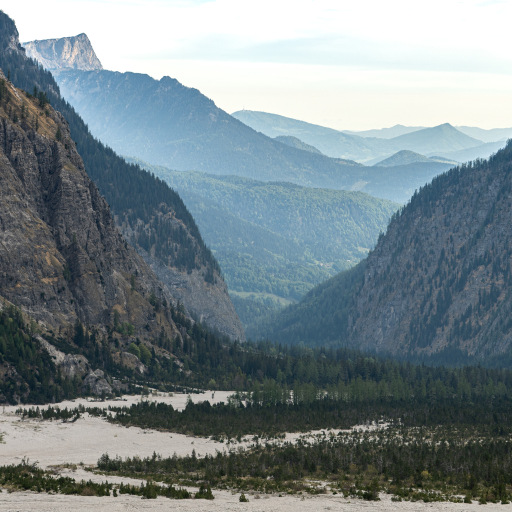
#> input picture code/figures/fig1_assets_open/real_full.png, 1024 x 1024 px (shown at 1/2 size)
$ python fig_overview.py
#> lines starting #> are read from the running program, lines starting #| are printed output that depends on the picture
"""Figure 1 (v2): what the paper measures, and its two central findings.
(a) The instrument, on images that may be published openly: a CC0 camera photograph (Wikimedia Commons) and an SDXL
    image we generated from a description of it, decoded with SDXL's 1.0 autoencoder (the median of three seeds;
    make_fig1_assets.py). Both are copied by an autoencoder round trip R at native resolution; the copies are visually
    identical to the inputs. A frozen DINOv3 reads both; the bars give how far the class token moves (cosine distance,
    mean over layers 8-18) under the generated image's own decoder (SDXL 1.0) and under the 0.9 version of it.
    Outputs: the training-free score and the two heads trained on real images only.
(b) Where: AUROC of the training-free signal per DINOv3 layer, GenImage mean over 8 generators (blue, 95% band), and
    blurred reals vs reals (grey; high = mistakes blur for generation). Cache: runs/dv/layers_full/boot.npz.
(c) Which decoder: training-free TPR at 5% FPR with the generator's exact decoder (filled) vs a near-identical
    version of it (open). Synthbuster: lossless, no re-save. GenImage: every image re-saved as JPEG q95 first (its reals are
    JPEG and its fakes PNG; runs/dv/bank_q95). Chameleon: best of seven autoencoders.
    anchor/bin/python figures/fig_overview.py
"""
import os, sys
from pathlib import Path
import numpy as np

ROOT = Path(__file__).resolve().parents[1]; sys.path.insert(0, str(Path(__file__).parent)); os.chdir(ROOT)
from style import *          # noqa: F401,F403
from matplotlib.patches import FancyBboxPatch, FancyArrowPatch, Rectangle
from PIL import Image

AS = Path("figures/fig1_assets_open")   # CC0 photograph + our own SDXL image (make_fig1_assets.py)
LAYERS = list(range(2, 25, 2))


def arrow(fig, x0, y0, x1, y1, text=None, dy=0.0):
    fig.patches.append(FancyArrowPatch((x0, y0), (x1, y1), transform=fig.transFigure, arrowstyle="-|>",
                                       mutation_scale=7, lw=0.8, color=INK2))
    if text:
        fig.text((x0 + x1) / 2, (y0 + y1) / 2 + dy, text, ha="center", va="bottom", fontsize=6.3, color=INK2,
                 linespacing=1.15)


def thumb(fig, path, x, y, s, label=None, box=None):
    """box: side of the centred native-resolution view, as a fraction of the image, outlined on the thumbnail."""
    W, H = fig.get_size_inches()
    im = Image.open(path).convert("RGB"); w, h = im.size
    ax = fig.add_axes([x, y, s, s * W / H]); ax.imshow(im.resize((512, 512), Image.LANCZOS) if w > 512 else im)
    ax.set_xticks([]); ax.set_yticks([])
    if box:
        n = 512 if w > 512 else w; b = box * n
        ax.add_patch(Rectangle(((n - b) / 2, (n - b) / 2), b, b, fill=False, edgecolor="white", lw=0.9))
    for sp in ax.spines.values():
        sp.set_visible(True); sp.set_color(MUTED); sp.set_linewidth(0.5)
    if label:
        ax.set_title(label, fontsize=6.3, fontweight="normal", color=INK2, pad=2, loc="center")
    return ax


PHOTOS = os.environ.get("FIG1_PICTOGRAMS") != "1"   # default: the openly licensed images; FIG1_PICTOGRAMS=1 draws pictograms


# [15 lines left out: function pictogram, not called in this run]


def panel_a(fig):
    W, H = fig.get_size_inches(); s = 0.105; hs = s * W / H
    yr, yf = 0.735, 0.515                      # bottom of the real / generated rows
    fig.text(0.0, 0.985, "a  Measuring the déjà vu", fontsize=8.5, fontweight="bold", va="top")
    for y, lab in ((yr, "real photograph"), (yf, "generated (SDXL)")):
        fig.text(0.0, y + hs / 2, lab, fontsize=6.6, color=INK2, va="center", rotation=90, ha="left")
    if PHOTOS:
        thumb(fig, AS / "real_full.png", 0.03, yr, s, "image (box: view $v$)", box=0.25)
        thumb(fig, AS / "fake_full.png", 0.03, yf, s, box=0.25)
        thumb(fig, AS / "real_copy_v10.png", 0.235, yr, s, "copy $R(v)$ of the view"); thumb(fig, AS / "fake_copy_v10.png", 0.235, yf, s)
    else:
        pictogram(fig, 0.03, yr, s, MUTED, "image $v$"); pictogram(fig, 0.03, yf, s, BLUE)
        pictogram(fig, 0.235, yr, s, MUTED, "copy $R(v)$"); pictogram(fig, 0.235, yf, s, BLUE)
    for y in (yr, yf):
        arrow(fig, 0.14, y + hs / 2, 0.23, y + hs / 2)
    fig.text(0.185, yf + hs + 0.045, "autoencoder\nround trip $R$\n(native crop)", ha="center", va="center",
             fontsize=6.2, color=INK2, linespacing=1.1)
    # frozen backbone: stack of layers, intermediate ones highlighted
    x0, w = 0.405, 0.115; yb, hb = yf, yr + hs - yf
    arrow(fig, 0.345, yr + hs / 2, x0 - 0.005, yr + hs / 2); arrow(fig, 0.345, yf + hs / 2, x0 - 0.005, yf + hs / 2)
    fig.text(0.375, yr + hs / 2 + 0.012, "$v$, $R(v)$", ha="center", va="bottom", fontsize=6.0, color=INK2)
    n = len(LAYERS)
    for i, L in enumerate(LAYERS):
        mid = 8 <= L <= 18
        fig.patches.append(Rectangle((x0, yb + i * hb / n), w, hb / n * 0.78, transform=fig.transFigure,
                                     facecolor=BLUE if mid else GRID, alpha=0.55 if mid else 1.0, lw=0))
    fig.text(x0 + w / 2, yb + hb + 0.012, "frozen DINOv3\n(24 blocks)", ha="center", va="bottom", fontsize=6.3,
             color=INK2, linespacing=1.1)
    fig.text(x0 + w + 0.006, yb + hb * (4.5 / n), "class token,\nlayers 8–18", fontsize=6.0, color=BLUE, va="center",
             linespacing=1.1)
    fig.text(x0 + w + 0.006, yb + hb * (11.2 / n), "final layer", fontsize=6.0, color=MUTED, va="center")
    # read-out: how far the class token moves
    d = np.load(AS / "layer_dist.npz"); Lm = [8, 10, 12, 14, 16, 18]
    m = {k: float(np.mean(d[k][Lm])) for k in d}
    bx = 0.625; sc = 0.15 / max(m["real_v10"], m["fake_v09"])      # longest bar 0.15 of the figure width
    fig.text(bx, yr + hs + 0.012, "how far it moves\n$1-\\cos(\\phi(v), \\phi(R(v)))$", fontsize=6.2, color=INK2,
             va="bottom", linespacing=1.15)
    arrow(fig, 0.583, yr + hs / 2, bx - 0.004, yr + hs / 2); arrow(fig, 0.583, yf + hs / 2, bx - 0.004, yf + hs / 2)
    # [4 lines left out: function bar, not called in this run]
    bar(yr + hs / 2 - 0.016, m["real_v10"], MUTED)
    bar(yf + hs / 2 + 0.006, m["fake_v10"], BLUE, lab="  own decoder")
    bar(yf + hs / 2 - 0.046, m["fake_v09"], BLUE, filled=False, lab="  SDXL 0.9")
    # outputs
    ox = 0.855
    fig.patches.append(FancyBboxPatch((ox, yf - 0.01), 0.145, yr + hs - yf + 0.02, boxstyle="round,pad=0.004,rounding_size=0.01",
                                      transform=fig.transFigure, facecolor="#f4f3f0", edgecolor=GRID, lw=0.6))
    fig.text(ox + 0.008, yr + hs + 0.0, "Déjà VAE-TF", fontsize=6.6, fontweight="bold", va="top")
    fig.text(ox + 0.008, yr + hs - 0.045, "training-free:\nless movement =\nmore likely generated", fontsize=6.0,
             color=INK2, va="top", linespacing=1.1)
    fig.text(ox + 0.008, yf + 0.175, "Déjà VAE-I / -P", fontsize=6.6, fontweight="bold", va="top")
    fig.text(ox + 0.008, yf + 0.13, "head trained on real\nphotos $x$ only: $x$ (real),\n$R(x)$ (stand-in fake),\nblurred $\\tilde x$ (real)",
             fontsize=6.0, color=INK2, va="top", linespacing=1.1)


# [35 lines left out: functions panel_b, panel_c, not called in this run]


def main():
    fig = plt.figure(figsize=(TEXTW, 4.35))
    panel_a(fig)
#> in thumb, im is the input picture: PIL image 1024x1024 RGB; mean R, G, B 121.1, 134.3, 139
#> call 2 of thumb, with x = 0.03, y = 0.515, s = 0.105, box = 0.25
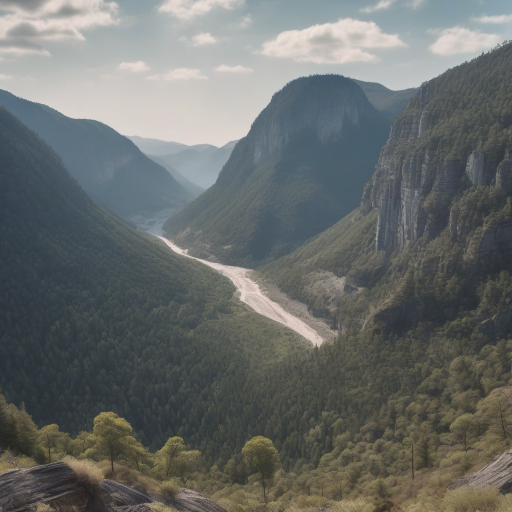
#> input picture code/figures/fig1_assets_open/fake_full.png, 1024 x 1024 px (shown at 1/2 size)
#> in thumb, im is the input picture: PIL image 1024x1024 RGB; mean R, G, B 104.6, 108.3, 106.3
#> call 3 of thumb, with x = 0.235, y = 0.735, s = 0.105, label = 'copy $R(v)$ of the view'
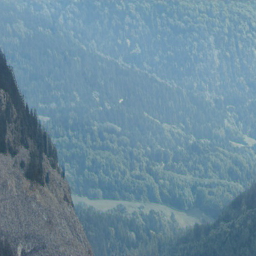
#> input picture code/figures/fig1_assets_open/real_copy_v10.png, 256 x 256 px
#> in thumb, im is the input picture: PIL image 256x256 RGB; mean R, G, B 107.9, 138.7, 156.3
#> call 4 of thumb, with x = 0.235, y = 0.515, s = 0.105
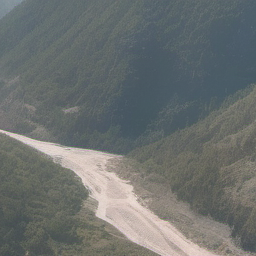
#> input picture code/figures/fig1_assets_open/fake_copy_v10.png, 256 x 256 px
#> in thumb, im is the input picture: PIL image 256x256 RGB; mean R, G, B 108.2, 112.6, 111.5
    ax_b = fig.add_axes([0.06, 0.07, 0.33, 0.30]); panel_b(fig, ax_b)
    ax_c = fig.add_axes([0.47, 0.07, 0.52, 0.30]); panel_c(fig, ax_c)
    fig.savefig("figures/overview.pdf", bbox_inches=None); fig.savefig("figures/overview.png", dpi=220, bbox_inches=None)
    print("wrote figures/overview.pdf")


if __name__ == "__main__":
#> (the run stopped early here; a loop or call above may not have finished)
